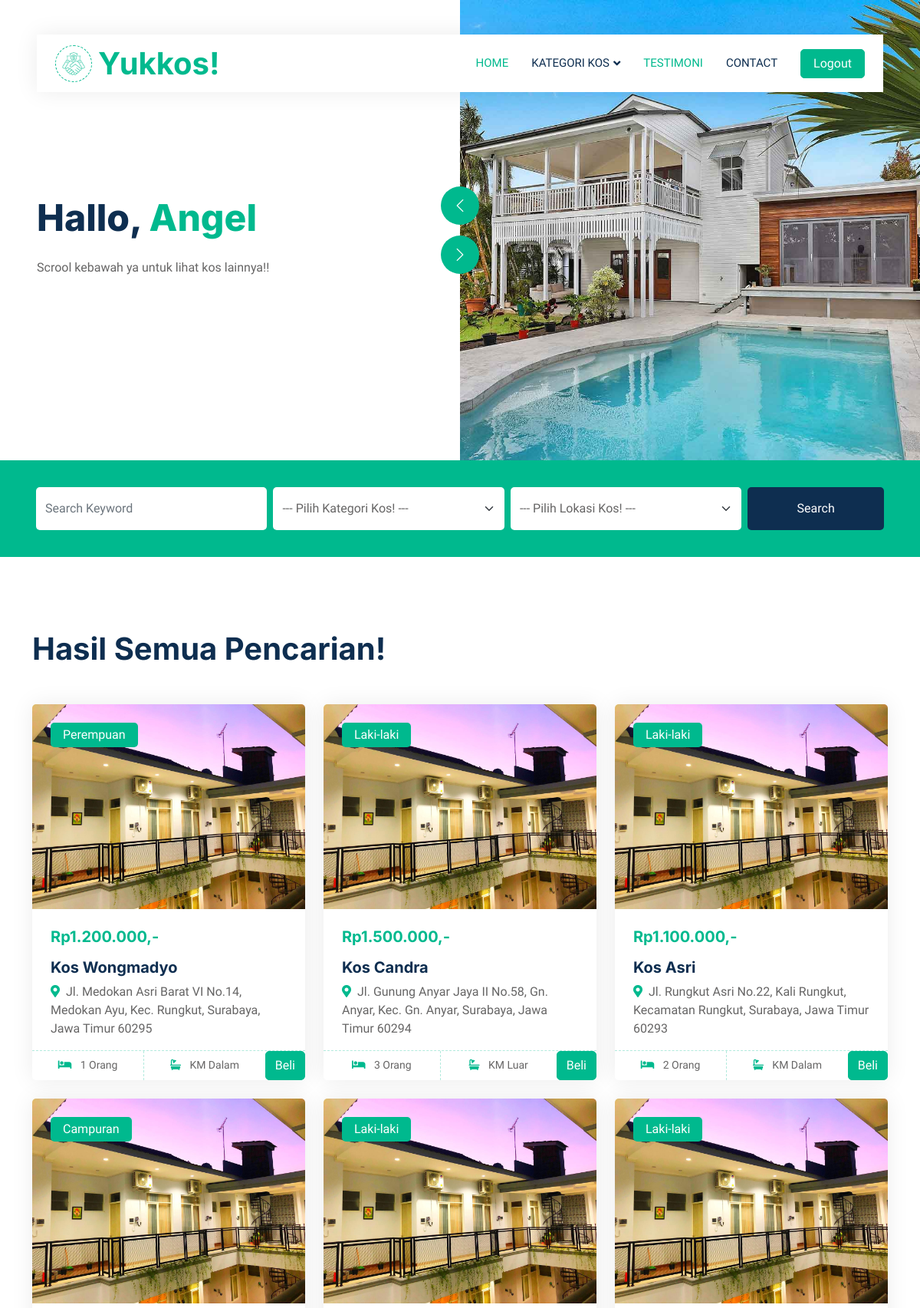
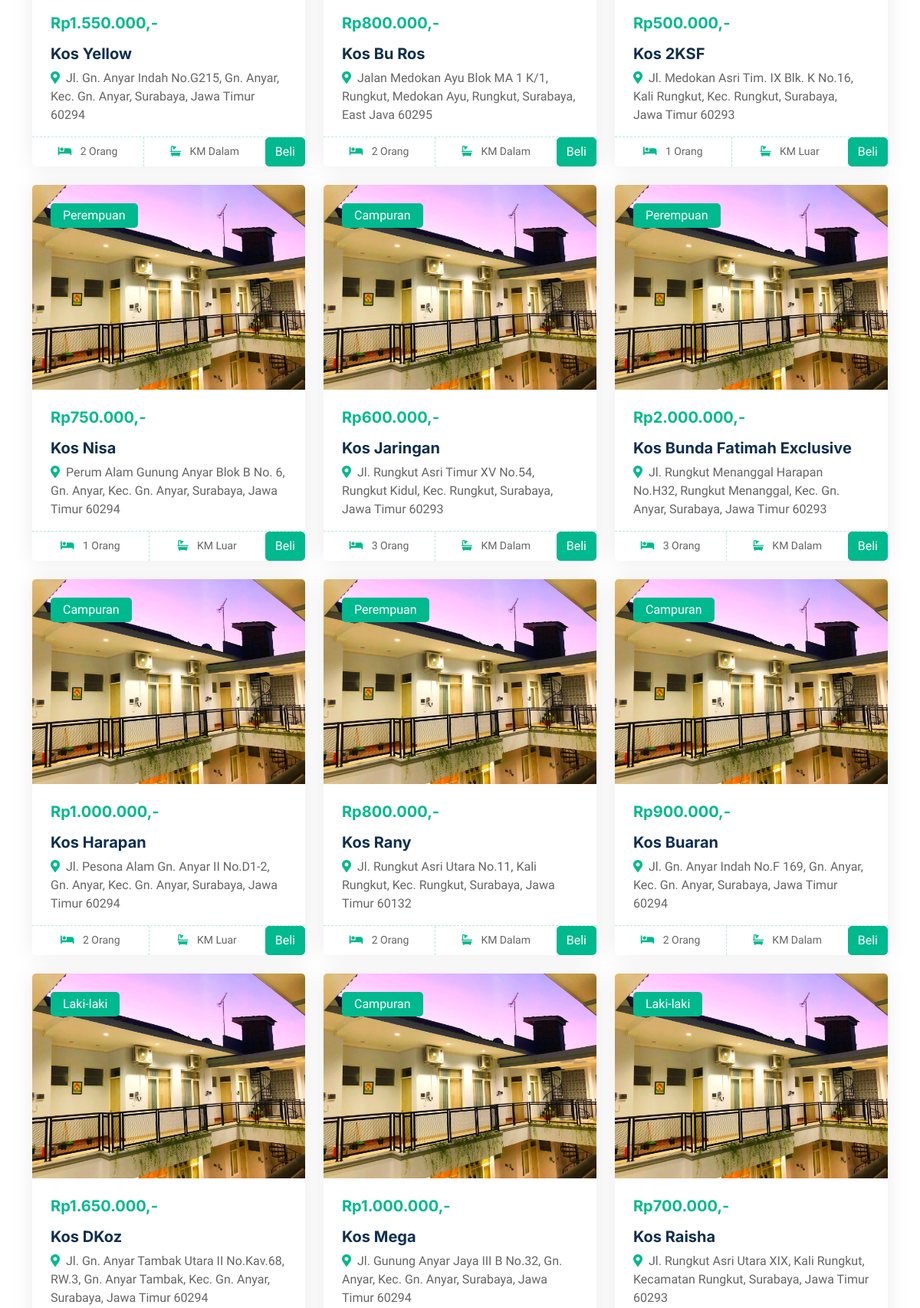
Screenshot of /FormAllKost.php (upper part) with the database file from the repository (2 pictures, top to bottom).
### tables this page shows
CREATE TABLE `tb_kos` (
  `id_kos` int(11) NOT NULL,
  `NamaKos` varchar(100) NOT NULL,
  `NamaPemilik` varchar(100) NOT NULL,
  `HargaKos` decimal(10,0) NOT NULL,
  `KamarMandi` varchar(100) NOT NULL,
  `JumlahPerkamar` varchar(100) NOT NULL,
  `KategoriKos` varchar(100) NOT NULL,
  `Wilayah` varchar(100) NOT NULL,
  `Alamat` text NOT NULL,
  `Deskripsi` text NOT NULL,
  `Gambar` blob NOT NULL
);

### FormAllKost.php (the view, shortened to what this page needs)
<!DOCTYPE html>
<html lang="en">
<head>
    <link href="https://cdnjs.cloudflare.com/ajax/libs/font-awesome/5.10.0/css/all.min.css" rel="stylesheet">
    <link href="https://cdn.jsdelivr.net/npm/bootstrap-icons@1.4.1/font/bootstrap-icons.css" rel="stylesheet">
    <link href="lib/animate/animate.min.css" rel="stylesheet">
    <link href="lib/owlcarousel/assets/owl.carousel.min.css" rel="stylesheet">
    <link href="css/bootstrap.min.css" rel="stylesheet">
    <link href="css/style.css" rel="stylesheet">
</head>
<body>
    <div class="container-xxl bg-white p-0">
        <div class="container-fluid nav-bar bg-transparent">
            <nav class="navbar navbar-expand-lg bg-white navbar-light py-0 px-4">
                <a href="beranda.php" class="navbar-brand d-flex align-items-center text-center">
                    <div class="icon p-2 me-2">
                        <img class="img-fluid" src="img/icon-deal.png" alt="Icon" style="width: 30px; height: 30px;">
                    </div>
                    <h1 class="m-0 text-primary">Yukkos!</h1>
                </a>
                <div class="collapse navbar-collapse" id="navbarCollapse">
                    <div class="navbar-nav ms-auto">
                        <a href="beranda.php" class="nav-item nav-link active">Home</a>
                        <div class="nav-item dropdown">
                            <a href="" class="nav-link dropdown-toggle" data-bs-toggle="dropdown">Kategori Kos</a>
                        </div>
                        <a href="testimoni.php" class="nav-item nav-link active">Testimoni</a>
                        <a href="contact.php" class="nav-item nav-link">Contact</a>
                    </div class="nav-item dropdown">
                    <form action="logout.php" method="post">
                        <button type="submit" class="btn btn-primary px-3 d-none d-lg-flex">Logout</button>
                    </form>
                </div>
            </nav>
        </div>
        <div class="container-fluid header bg-white p-0">
            <div class="row g-0 align-items-center flex-column-reverse flex-md-row">
                <div class="col-md-6 p-5 mt-lg-5">
                    <h1 class="display-5 animated fadeIn mb-4">Hallo, <span class="text-primary">Angel</span></h1>
                    <p class="animated fadeIn mb-4 pb-2">Scrool kebawah ya untuk lihat kos lainnya!!</p>
                </div>
                <div class="col-md-6 animated fadeIn">
                    <div class="owl-carousel header-carousel">
                        <div class="owl-carousel-item">
                            <img class="img-fluid" src="img/carousel-1.jpg" alt="">
                        </div>
                    </div>
                </div>
            </div>
        </div>
        <div class="container-fluid bg-primary mb-5 wow fadeIn" data-wow-delay="0.1s" style="padding: 35px;">
            <div class="container">
                <div class="row g-2">
                    <div class="col-md-10">
                        <div class="row g-2">
                            <div class="col-md-4">
                                <input type="text" class="form-control border-0 py-3" placeholder="Search Keyword">
                            </div>
                            <div class="col-md-4">
                                <select class="form-select border-0 py-3">
                                    <option selected>--- Pilih Kategori Kos! ---</option>
                                </select>
                            </div>
                            <div class="col-md-4">
                                <select class="form-select border-0 py-3">
                                    <option selected>--- Pilih Lokasi Kos! ---</option>
                                </select>
                            </div>
                        </div>
                    </div>
                    <div class="col-md-2">
                        <button class="btn btn-dark border-0 w-100 py-3">Search</button>
                    </div>
                </div>
            </div>
        </div>
        <div class="container-xxl py-5">
            <div class="container">
                <div class="row g-0 gx-5 align-items-end">
                    <div class="col-lg-6">
                        <div class="text-start mx-auto mb-5 wow slideInLeft" data-wow-delay="0.1s">
                            <h1 class="mb-3">Hasil Semua Pencarian!</h1>
                        </div>
                    </div>
                </div>
                <div class="tab-content">
                    <div id="tab-1" class="tab-pane fade show p-0 active">
                        <div class="row g-4">
                            <?php
                            include ("koneksi.php");
                            $sql="SELECT * FROM tb_kos";
                            $hasil = mysqli_query($koneksi, $sql);
                            $jmlKos = mysqli_num_rows ($hasil);
                            if ($jmlKos > 0) {
                                while ($row = mysqli_fetch_assoc($hasil)) {
                            ?>
                            <div class="col-lg-4 col-md-6 wow fadeInUp" data-wow-delay="0.1s">
                                <div class="property-item rounded overflow-hidden">
                                    <div class="position-relative overflow-hidden">
                                        <a href=""><img class="img-fluid" src="img/kos.jpeg" alt=""></a>
                                        <div
                                            class="bg-primary rounded text-white position-absolute start-0 top-0 m-4 py-1 px-3">
                                            <?= $row["KategoriKos"]; ?>
                                        </div>
                                    </div>
                                    <div class="p-4 pb-0">
                                        <h5 class="text-primary mb-3"><?= "Rp".number_format($row["HargaKos"], 0, ",", ".").",-"; ?></h5>
                                        <a class="d-block h5 mb-2" href="about.php?id=<?php echo $row['id_kos']?>"><?= $row["NamaKos"];  ?></a>
                                        <p><i class="fa fa-map-marker-alt text-primary me-2"></i><?= $row["Alamat"];  ?></p>
                                    </div>
                                    <div class="d-flex border-top">
                                        <small class="flex-fill text-center border-end py-2"><i
                                                class="fa fa-bed text-primary me-2"></i>
                                            <?= $row["JumlahPerkamar"];  ?></a>
                                        </small>
                                        <small class="flex-fill text-center py-2"><i
                                                class="fa fa-bath text-primary me-2"></i>
                                            <?= $row["KamarMandi"];  ?></a>
                                        </small>
                                        <a href="transaksi.php?id_kos=<?php echo $row['id_kos'];?>" class="btn btn-primary">Beli</a>
                                    </div>
                                </div>
                            </div>
                            <?php
                                }
                            }
                            ?>
                        </div>
                    </div>
                </div>
            </div>
        </div>
    </div>
</body>
</html>

### css/style.css (style rules this page uses)
:root { --primary: #00B98E; --secondary: #FF6922; --light: #EFFDF5; --dark: #0E2E50; }
.btn { transition: .5s; }
.btn.btn-primary, .btn.btn-secondary { color: #FFFFFF; }
.nav-bar { position: relative; margin-top: 45px; padding: 0 3rem; transition: .5s; z-index: 9999; }
.navbar { box-shadow: 0 0 30px rgba(0, 0, 0, .08); }
.navbar .dropdown-toggle::after { border: none; content: "\f107"; font-family: "Font Awesome 5 Free"; font-weight: 900; vertical-align: middle; margin-left: 5px; transition: .5s; }
.navbar-light .navbar-nav .nav-link { margin-right: 30px; padding: 25px 0; color: #FFFFFF; font-size: 15px; text-transform: uppercase; outline: none; }
.navbar-light .navbar-nav .nav-link:hover, .navbar-light .navbar-nav .nav-link.active { color: var(--primary); }
.navbar-light .navbar-brand { height: 75px; }
.navbar-light .navbar-nav .nav-link { color: var(--dark); font-weight: 500; }
@media (min-width: 992px) { .header { margin-top: -120px; } }
.icon { padding: 15px; display: inline-flex; align-items: center; justify-content: center; background: #FFFFFF !important; border-radius: 50px; border: 1px dashed var(--primary) !important; }
.property-item { box-shadow: 0 0 30px rgba(0, 0, 0, .08); }
.property-item img { transition: .5s; }
.property-item .border-top { border-top: 1px dashed rgba(0, 185, 142, .3) !important; }
.property-item .border-end { border-right: 1px dashed rgba(0, 185, 142, .3) !important; }

### rows the page displays
tb_kos: KategoriKos "Perempuan", HargaKos "1.200.000", NamaKos "Kos Wongmadyo", Alamat "Jl. Medokan Asri Barat VI No.14, Medokan Ayu, Kec. Rungkut, Surabaya, Jawa Timur 60295", JumlahPerkamar "1 Orang", KamarMandi "KM Dalam"
tb_kos: KategoriKos "Laki-laki", HargaKos "1.500.000", NamaKos "Kos Candra", Alamat "Jl. Gunung Anyar Jaya II No.58, Gn. Anyar, Kec. Gn. Anyar, Surabaya, Jawa Timur 60294", JumlahPerkamar "3 Orang", KamarMandi "KM Luar"
tb_kos: KategoriKos "Laki-laki", HargaKos "1.100.000", NamaKos "Kos Asri", Alamat "Jl. Rungkut Asri No.22, Kali Rungkut, Kecamatan Rungkut, Surabaya, Jawa Timur 60293", JumlahPerkamar "2 Orang", KamarMandi "KM Dalam"
tb_kos: KategoriKos "Campuran", HargaKos "1.550.000", NamaKos "Kos Yellow", Alamat "Jl. Gn. Anyar Indah No.G215, Gn. Anyar, Kec. Gn. Anyar, Surabaya, Jawa Timur 60294", JumlahPerkamar "2 Orang", KamarMandi "KM Dalam"
tb_kos: KategoriKos "Laki-laki", HargaKos "800.000", NamaKos "Kos Bu Ros", Alamat "Jalan Medokan Ayu Blok MA 1 K/1, Rungkut, Medokan Ayu, Rungkut, Surabaya, East Java 60295", JumlahPerkamar "2 Orang", KamarMandi "KM Dalam"
tb_kos: KategoriKos "Laki-laki", HargaKos "500.000", NamaKos "Kos 2KSF", Alamat "Jl. Medokan Asri Tim. IX Blk. K No.16, Kali Rungkut, Kec. Rungkut, Surabaya, Jawa Timur 60293", JumlahPerkamar "1 Orang", KamarMandi "KM Luar"
tb_kos: KategoriKos "Perempuan", HargaKos "750.000", NamaKos "Kos Nisa", Alamat "Perum Alam Gunung Anyar Blok B No. 6, Gn. Anyar, Kec. Gn. Anyar, Surabaya, Jawa Timur 60294", JumlahPerkamar "1 Orang", KamarMandi "KM Luar"
tb_kos: KategoriKos "Campuran", HargaKos "600.000", NamaKos "Kos Jaringan", Alamat "Jl. Rungkut Asri Timur XV No.54, Rungkut Kidul, Kec. Rungkut, Surabaya, Jawa Timur 60293", JumlahPerkamar "3 Orang", KamarMandi "KM Dalam"
tb_kos: KategoriKos "Perempuan", HargaKos "2.000.000", NamaKos "Kos Bunda Fatimah Exclusive", Alamat "Jl. Rungkut Menanggal Harapan No.H32, Rungkut Menanggal, Kec. Gn. Anyar, Surabaya, Jawa Timur 60293", JumlahPerkamar "3 Orang", KamarMandi "KM Dalam"
tb_kos: KategoriKos "Campuran", HargaKos "1.000.000", NamaKos "Kos Harapan", Alamat "Jl. Pesona Alam Gn. Anyar II No.D1-2, Gn. Anyar, Kec. Gn. Anyar, Surabaya, Jawa Timur 60294", JumlahPerkamar "2 Orang", KamarMandi "KM Luar"
tb_kos: KategoriKos "Perempuan", HargaKos "800.000", NamaKos "Kos Rany", Alamat "Jl. Rungkut Asri Utara No.11, Kali Rungkut, Kec. Rungkut, Surabaya, Jawa Timur 60132", JumlahPerkamar "2 Orang", KamarMandi "KM Dalam"
tb_kos: KategoriKos "Campuran", HargaKos "900.000", NamaKos "Kos Buaran", Alamat "Jl. Gn. Anyar Indah No.F 169, Gn. Anyar, Kec. Gn. Anyar, Surabaya, Jawa Timur 60294", JumlahPerkamar "2 Orang", KamarMandi "KM Dalam"
tb_kos: KategoriKos "Laki-laki", HargaKos "1.650.000", NamaKos "Kos DKoz", Alamat "Jl. Gn. Anyar Tambak Utara II No.Kav.68, RW.3, Gn. Anyar Tambak, Kec. Gn. Anyar, Surabaya, Jawa Timur 60294"
tb_kos: KategoriKos "Campuran", HargaKos "1.000.000", NamaKos "Kos Mega", Alamat "Jl. Gunung Anyar Jaya III B No.32, Gn. Anyar, Kec. Gn. Anyar, Surabaya, Jawa Timur 60294"
tb_kos: KategoriKos "Laki-laki", HargaKos "700.000", NamaKos "Kos Raisha", Alamat "Jl. Rungkut Asri Utara XIX, Kali Rungkut, Kecamatan Rungkut, Surabaya, Jawa Timur 60293"
